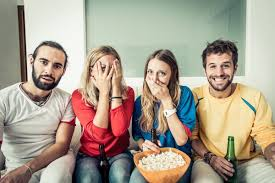
#> input picture 07 Reconocimiento Facial/amigos2.jpg, 275 x 183 px, given in place of the camera
$ python contonoColor.py
#> lines starting #> are read from the running program, lines starting #| are printed output that depends on the picture; after the words box and inside, x2 and y2 are one past the last pixel; in counts of white or black regions, pixels touching at a corner belong together
import cv2
import numpy as np

cam = cv2.VideoCapture(0)

colorin = np.array([0,150,20], np.uint8)
colorfi = np.array([8,255,255], np.uint8)

colorin2 = np.array([175,150,20], np.uint8)
colorfi2 = np.array([180,255,255], np.uint8)

while True:
    ret, frame = cam.read()
#> frame is the input picture: shape (183, 275, 3); mean B, G, R 141.9, 158, 169.8
    frame = cv2.flip(frame,1)
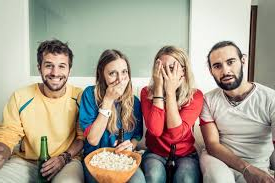
#> frame: shape (183, 275, 3); mean B, G, R 141.9, 158, 169.8

    if ret == True:
        frameHSV = cv2.cvtColor(frame, cv2.COLOR_BGR2HSV)
#> frameHSV: shape (183, 275, 3); mean H, S, V 44.5, 65.9, 177.4
        detecta = cv2.inRange(frameHSV, colorin, colorfi)
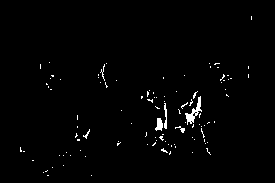
#> detecta: shape (183, 275); 1.4% white in thin lines or dots, all inside (x1, y1, x2, y2) = (20, 16, 252, 176)
        detecta2 = cv2.inRange(frameHSV, colorin2, colorfi2)
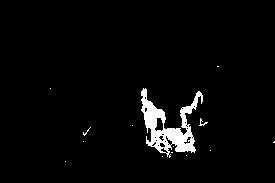
#> detecta2: shape (183, 275); 3.3% white; 14 white regions (12 under 20 px), largest, box (x1, y1, x2, y2) and area: (141, 88, 203, 158) 1592, (199, 118, 208, 126) 24
        sensor = cv2.add(detecta,detecta2)
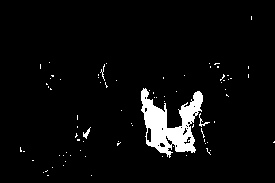
#> sensor: shape (183, 275); 4.6% white; 80 white regions (76 under 20 px)

        #Porceso para dibujar contornos de deteccion
        #PASO 1 DEDECTAR LOS CONTONORNOS BASADO EN COLOR
        contono,_ = cv2.findContours(sensor, cv2.RETR_EXTERNAL, cv2.CHAIN_APPROX_SIMPLE)
#> contono = 80 contours, 78 with area under 20; largest, box (x1, y1, x2, y2) and area: (141, 88, 203, 158) 2008, (83, 127, 91, 139) 22

        #Paso 2 Crear un ciclo para dibujar todos los contornos detectados
        for c in contono:
            area = cv2.contourArea(c)
            if area > 500:
                cv2.drawContours(frame, [c], -1, (0,255,0), 2)
#> this loop made 80 passes
#> area on passes 32, 50: 21.5, 2007.5
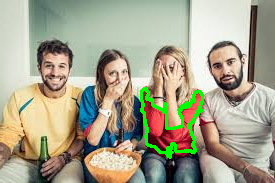
#> frame: shape (183, 275, 3); 2.35% of pixels changed, all inside (x1, y1, x2, y2) = (140, 87, 204, 159)

        cv2.imshow("Camara Sensor Azul", sensor)
        cv2.imshow("WebCam On",frame)

        if cv2.waitKey(1) & 0xFF == ord('a'):
#> (key Esc is pressed here)
            break

cam.release()
cam.destroyAllWindows()
